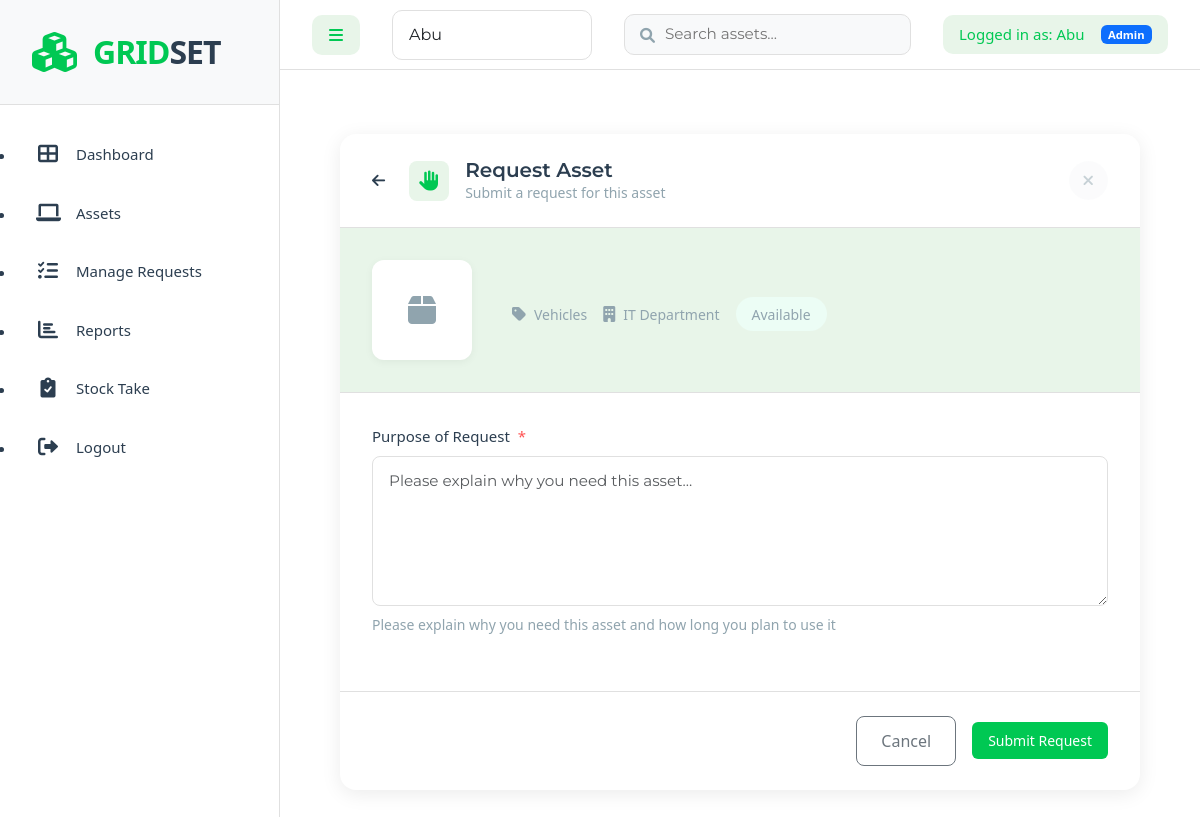
Screenshot of /assets/3/request/ (signed in) with the database file from the repository.
### assets/models.py (models this page shows, shortened)
class Asset(models.Model):
    STATUS_CHOICES = [
        ('available', 'Available'),
        ('in_use', 'In Use'),
        ('maintenance', 'Under Maintenance'),
        ('retired', 'Retired')
    ]
    CATEGORY_CHOICES = [
        ('furniture', 'Furniture'),
        ('technology', 'Technology'),
        ('vehicles', 'Vehicles'),
        ('office_supplies', 'Office Supplies'),
        ('machinery', 'Machinery / Equipment')
    ]
    asset_no = models.CharField(max_length=50, unique=True, editable=False, default='TEMP-ASSET-0000')
    serial_no = models.CharField(max_length=100, null=True, blank=True)
    purchase_date = models.DateField(null=True, blank=True)
    purchase_cost = models.DecimalField(max_digits=12, decimal_places=2, null=True, blank=True)
    condition = models.CharField(max_length=100, null=True, blank=True)
    depreciation = models.DecimalField(max_digits=5, decimal_places=2, null=True, blank=True, help_text="Depreciation rate in %")
    supplier = models.CharField(max_length=255, null=True, blank=True)
    warranty = models.CharField(max_length=100, null=True, blank=True)
    description = models.TextField(blank=True)
    category = models.CharField(max_length=50, choices=CATEGORY_CHOICES)
    department = models.ForeignKey(Department, on_delete=models.CASCADE)
    status = models.CharField(max_length=20, choices=STATUS_CHOICES, default='available')
    assigned_to = models.ForeignKey(User, on_delete=models.SET_NULL, null=True, blank=True, related_name='assigned_assets')
    created_at = models.DateTimeField(auto_now_add=True)
    updated_at = models.DateTimeField(auto_now=True)
    image = models.ImageField(upload_to='assets/', null=True, blank=True)
    class Meta:
        ordering = ['-created_at']

class Department(models.Model):
    name = models.CharField(max_length=100, unique=True)
    def __str__(self):
        return self.name

### assets/views.py (the view)
# urls.py: path('assets/<int:pk>/request/', views.request_asset, name='request_asset'),
@login_required
def request_asset(request, pk):
    asset = get_object_or_404(Asset, pk=pk)
    if request.method == 'POST':
        form = AssetRequestForm(request.POST)
        if form.is_valid():
            asset_request = form.save(commit=False)
            asset_request.asset = asset
            asset_request.user = request.user
            asset_request.save()
            if request.headers.get('X-Requested-With') == 'XMLHttpRequest':
                return JsonResponse({'success': True})
            messages.success(request, 'Asset request submitted successfully!')
            return redirect('asset_list')
    else:
        form = AssetRequestForm()
    return render(request, 'assets/request_asset.html', {
        'form': form,
        'asset': asset
    })

### assets/forms.py
class AssetRequestForm(forms.ModelForm):
    purpose = forms.CharField(
        widget=forms.Textarea(attrs={
            'class': 'form-control',
            'rows': 3,
            'placeholder': 'Please explain why you need this asset...'
        }),
        required=True
    )
    class Meta:
        model = AssetRequest
        fields = ['purpose']

### assets/views.py (called while the page is built)
def get_context_data(request):
    context = {}
    if settings.DEBUG:
        context['available_users'] = User.objects.all().order_by('-is_staff', 'username')
        context['debug'] = True
    return context

### assets/templates/assets/request_asset.html (shortened to what this page needs)
{% extends 'assets/base.html' %}
{% block content %}
<div class="modal-style-form">
    <div class="form-header">
        <div class="header-left">
            <a href="{% url 'asset_detail' pk=asset.pk %}" class="back-btn">
                <i class="fas fa-arrow-left"></i>
            </a>
            <div class="header-title">
                <div class="title-icon">
                    <i class="fas fa-hand-paper"></i>
                </div>
                <div>
                    <h2>Request Asset</h2>
                    <p>Submit a request for this asset</p>
                </div>
            </div>
        </div>
        <button class="btn-close" onclick="window.history.back()">
            <i class="fas fa-times"></i>
        </button>
    </div>
    <div class="request-summary">
        <div class="asset-preview">
            {% if asset.image %}
                <img src="{{ asset.image.url }}" alt="{{ asset.name }}" class="asset-image">
            {% else %}
                <div class="placeholder-image">
                    <i class="fas fa-box"></i>
                </div>
            {% endif %}
            <div class="asset-info">
                <div class="asset-meta">
                    <span class="category">
                        <i class="fas fa-tag"></i>
                        {{ asset.get_category_display }}
                    </span>
                    <span class="department">
                        <i class="fas fa-building"></i>
                        {{ asset.department }}
                    </span>
                    <span class="status-badge status-{{ asset.status }}">
                        {{ asset.get_status_display }}
                    </span>
                </div>
            </div>
        </div>
    </div>
    <form method="post" class="modern-form">
        <div class="form-content">
            <div class="form-group">
                <label for="{{ form.purpose.id_for_label }}">Purpose of Request <span class="required">*</span></label>
                {{ form.purpose }}
                <small>Please explain why you need this asset and how long you plan to use it</small>
            </div>
        </div>
        <div class="form-actions">
            <button type="button" class="btn btn-outline-secondary" onclick="window.history.back()">Cancel</button>
            <button type="submit" class="btn btn-primary">Submit Request</button>
        </div>
    </form>
</div>
{% endblock %}

### assets/templates/assets/base.html (shortened to what this page needs)
{% load static %}
<!DOCTYPE html>
<html lang="en">
<head>
    <link href="https://cdn.jsdelivr.net/npm/bootstrap@5.3.2/dist/css/bootstrap.min.css" rel="stylesheet">
    <link href="https://cdnjs.cloudflare.com/ajax/libs/font-awesome/6.0.0/css/all.min.css" rel="stylesheet">
    <link rel="stylesheet" href="{% static 'styles.css' %}">
</head>
<body>
    <div class="app-wrapper">
        <nav id="sidebar">
            <div class="sidebar-header">
                <div class="logo">
                    <i class="fas fa-cubes logo-icon"></i>
                    <div class="logo-text">
                        <span class="logo-grid">GRID</span><span class="logo-set">SET</span>
                    </div>
                </div>
            </div>
            <ul class="sidebar-menu">
                <li class="{% if request.resolver_match.url_name == 'dashboard' %}active{% endif %}">
                    <a href="{% url 'dashboard' %}">
                        <i class="fas fa-th-large"></i>
                        <span>Dashboard</span>
                    </a>
                </li>
                <li class="{% if request.resolver_match.url_name == 'asset_list' %}active{% endif %}">
                    <a href="{% url 'asset_list' %}">
                        <i class="fas fa-laptop"></i>
                        <span>Assets</span>
                    </a>
                </li>
                {% if user.is_staff or user.is_superuser %}
                <li class="{% if request.resolver_match.url_name == 'manage_requests' %}active{% endif %}">
                    <a href="{% url 'manage_requests' %}">
                        <i class="fas fa-tasks"></i>
                        <span>Manage Requests</span>
                    </a>
                </li>
                {% endif %}
                <li class="{% if request.resolver_match.url_name == 'reports' %}active{% endif %}">
                    <a href="{% url 'reports' %}">
                        <i class="fas fa-chart-bar"></i>
                        <span>Reports</span>
                    </a>
                </li>
                {% if user.is_staff or user.is_superuser %}
                <li class="{% if request.resolver_match.url_name == 'stock_take_list' %}active{% endif %}">
                    <a href="{% url 'stock_take_list' %}">
                        <i class="fas fa-clipboard-check"></i>
                        <span>Stock Take</span>
                    </a>
                </li>
                {% endif %}
                <li>
                    <a href="{% url 'logout' %}">
                        <i class="fas fa-sign-out-alt"></i>
                        <span>Logout</span>
                    </a>
                </li>
            </ul>
        </nav>
        <div id="main-content">
            <nav class="top-nav">
                <div class="nav-left">
                    <button type="button" id="sidebarCollapse" class="btn">
                        <i class="fas fa-bars"></i>
                    </button>
                    {% if debug %}
                        <div class="user-switcher">
                            <form method="post" action="{% url 'switch_user' %}" class="user-switcher-form">
                                <select name="user_id" class="form-select" onchange="this.form.submit()">
                                    {% for user in available_users %}
                                        <option value="{{ user.id }}" {% if user == request.user %}selected{% endif %}>
                                            {{ user.get_full_name|default:user.username }}
                                        </option>
                                    {% endfor %}
                                </select>
                            </form>
                        </div>
                    {% endif %}
                    <div class="search-container">
                        <form method="get" action="{% url 'asset_list' %}" class="search-form">
                            <input
                                type="text"
                                name="q"
                                placeholder="Search assets..."
                                class="search-input"
                                value="{{ search_query|default:'' }}"
                                autocomplete="off"
                            >
                        </form>
                    </div>
                </div>
                <div class="nav-right">
                    <div class="current-user">
                        <span>Logged in as: {{ request.user.get_full_name|default:request.user.username }}</span>
                        {% if request.user.is_staff %}
                            <span class="badge bg-primary">Admin</span>
                        {% endif %}
                    </div>
                </div>
            </nav>
            <div class="content-wrapper">
                {% block content %}
                {% endblock %}
            </div>
        </div>
    </div>
</body>
</html>

### rows the page displays
Asset: category "Vehicles", department "IT Department", status "Available"

### other values shown
{{ request.user.get_full_name|default:request.user.username }} "Abu"
form field user_id "Abu"
